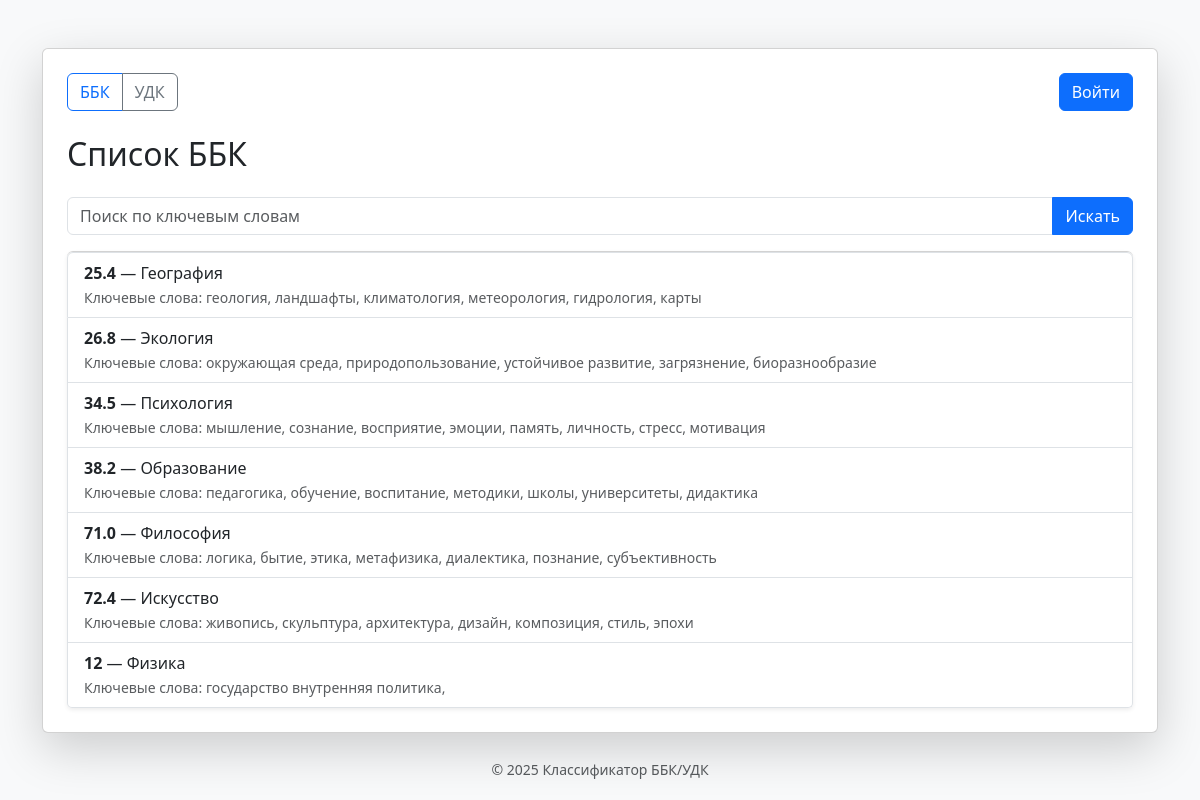
The page / on the database its author committed.
### app.py (models this page shows)
class BBK(db.Model):
    id = db.Column(db.Integer, primary_key=True)
    bbk_code = db.Column(db.String(20), unique=True, nullable=False)
    category = db.Column(db.String(200), nullable=False)
    keywords = db.Column(db.String(500), nullable=True)

### app.py (the view)
@app.route("/")
def index():
    args = request.args.to_dict()
    query = args.get("q", str).split(' ')
    bbk_list = BBK.query.all()
    for m in query:
        bbk_list = (BBK.query.filter(
            BBK.keywords.like(f"%{m}%")
            ) if args else BBK.query.all())
    return render_template("bbk_index.html", bbk_list=bbk_list)

### templates/bbk_index.html (shortened to what this page needs)
{% extends "base.html" %}
{% block content %}
<h2 class="mb-4">Список ББК</h2>
<form method="GET" action="/" class="mb-3">
    <div class="input-group">
        <input type="text" class="form-control" name="q" placeholder="Поиск по ключевым словам" value="{{ query }}">
        <button type="submit" class="btn btn-primary">Искать</button>
    </div>
</form>
<ul class="list-group shadow-sm">
    {% for bbk in bbk_list %}
        <li class="list-group-item">
            <div class="d-flex justify-content-between align-items-center">
                <div>
                    <strong>{{ bbk.bbk_code }}</strong> — {{ bbk.category }}<br>
                    <small class="text-muted">Ключевые слова: {{ bbk.keywords }}</small>
                </div>
            </div>
        </li>
    {% endfor %}
</ul>
{% endblock %}

### templates/base.html (shortened to what this page needs)
<!DOCTYPE html>
<html lang="ru">
<head>
    <link href="https://cdn.jsdelivr.net/npm/bootstrap@5.3.0/dist/css/bootstrap.min.css" rel="stylesheet">
</head>
<body class="bg-light">
    <div class="container mt-5">
        <div class="card shadow-lg p-4">
            <nav class="d-flex justify-content-between mb-4">
                <div class="btn-group">
                    <a class="btn btn-outline-primary" href="/">ББК</a>
                    <a class="btn btn-outline-secondary" href="/udk">УДК</a>
                </div>
                <div>
                    {% if current_user.is_authenticated %}
                        <span class="me-2 text-muted">Привет, {{ current_user.username }}!</span>
                        <a class="btn btn-danger" href="{{ url_for('logout') }}">Выйти</a>
                    {% else %}
                        <a class="btn btn-primary" href="{{ url_for('login') }}">Войти</a>
                    {% endif %}
                </div>
            </nav>
            {% block content %}{% endblock %}
        </div>
        <footer class="text-center text-muted mt-4">
            <small>&copy; {{ year or "2025" }} Классификатор ББК/УДК</small>
        </footer>
    </div>
</body>
</html>

### rows shown on the page
BBK: bbk_code "25.4", category "География", keywords "геология, ландшафты, климатология, метеорология, гидрология, карты"
BBK: bbk_code "26.8", category "Экология", keywords "окружающая среда, природопользование, устойчивое развитие, загрязнение, биоразнообразие"
BBK: bbk_code "34.5", category "Психология", keywords "мышление, сознание, восприятие, эмоции, память, личность, стресс, мотивация"
BBK: bbk_code "38.2", category "Образование", keywords "педагогика, обучение, воспитание, методики, школы, университеты, дидактика"
BBK: bbk_code "71.0", category "Философия", keywords "логика, бытие, этика, метафизика, диалектика, познание, субъективность"
BBK: bbk_code "72.4", category "Искусство", keywords "живопись, скульптура, архитектура, дизайн, композиция, стиль, эпохи"
BBK: bbk_code "12", category "Физика", keywords "государство внутренняя политика,"

### other values the page prints
{{ year or "2025" }} "2025"
